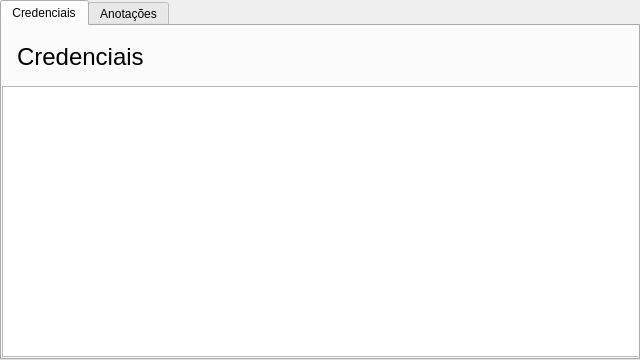
<?xml version="1.0" encoding="UTF-8"?>
<ui version="4.0">
 <class>Home</class>
 <widget class="QWidget" name="Home">
  <property name="geometry">
   <rect>
    <x>0</x>
    <y>0</y>
    <width>640</width>
    <height>360</height>
   </rect>
  </property>
  <property name="windowTitle">
   <string>Form</string>
  </property>
  <widget class="QTabWidget" name="tabWidget">
   <property name="geometry">
    <rect>
     <x>0</x>
     <y>0</y>
     <width>640</width>
     <height>360</height>
    </rect>
   </property>
   <property name="currentIndex">
    <number>0</number>
   </property>
   <widget class="QWidget" name="credentialsTab">
    <attribute name="title">
     <string>Credenciais</string>
    </attribute>
    <widget class="QLabel" name="credentialsTitle">
     <property name="geometry">
      <rect>
       <x>15</x>
       <y>15</y>
       <width>141</width>
       <height>31</height>
      </rect>
     </property>
     <property name="font">
      <font>
       <pointsize>18</pointsize>
      </font>
     </property>
     <property name="text">
      <string>Credenciais</string>
     </property>
    </widget>
    <widget class="QTableWidget" name="credentialsTable">
     <property name="geometry">
      <rect>
       <x>0</x>
       <y>60</y>
       <width>640</width>
       <height>271</height>
      </rect>
     </property>
    </widget>
   </widget>
   <widget class="QWidget" name="notestab">
    <attribute name="title">
     <string>Anotações</string>
    </attribute>
    <widget class="QLabel" name="noteTitle">
     <property name="geometry">
      <rect>
       <x>15</x>
       <y>15</y>
       <width>141</width>
       <height>31</height>
      </rect>
     </property>
     <property name="font">
      <font>
       <pointsize>18</pointsize>
      </font>
     </property>
     <property name="text">
      <string>Anotações</string>
     </property>
    </widget>
    <widget class="QTableWidget" name="notesTable">
     <property name="geometry">
      <rect>
       <x>0</x>
       <y>60</y>
       <width>640</width>
       <height>271</height>
      </rect>
     </property>
    </widget>
   </widget>
  </widget>
 </widget>
 <resources/>
 <connections/>
</ui>
